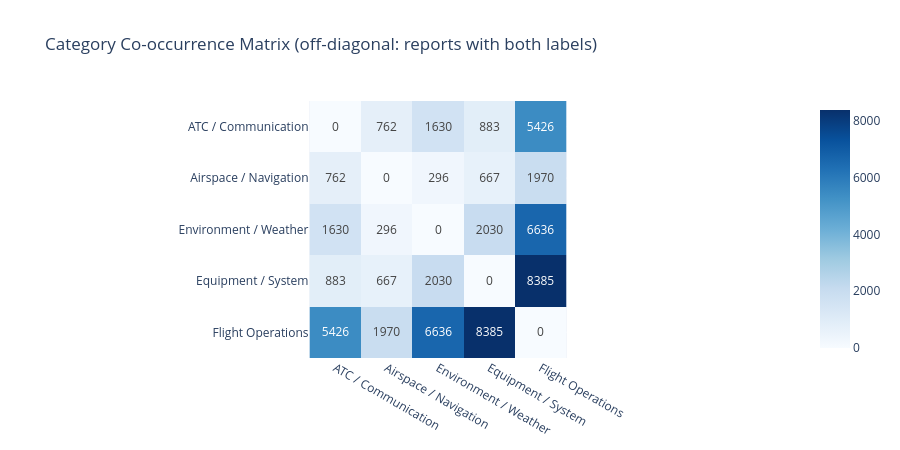

The cell this chart's notebook holds for it:
### Markdown cell above
## 3. Category Co-occurrence Heatmap

### Code cell
co_matrix = cats[label_cols].T.dot(cats[label_cols]).astype(int)
np.fill_diagonal(co_matrix.values, 0)
display_names = [LABEL_DISPLAY.get(c, c) for c in label_cols]

fig = px.imshow(
    co_matrix.values,
    x=display_names,
    y=display_names,
    text_auto=True,
    color_continuous_scale="Blues",
    title="Category Co-occurrence Matrix (off-diagonal: reports with both labels)",
)
fig.update_layout(height=450)
fig.show()

### Figure 1 — Plotly figure (JSON) as saved in the notebook; plotly's stock layout.template omitted (floating-point values rounded to 4 significant figures)
{"data": [{"coloraxis": "coloraxis", "hovertemplate": "x: %{x}<br>y: %{y}<br>color: %{z}<extra></extra>", "name": "0", "texttemplate": "%{z}", "type": "heatmap", "x": ["ATC / Communication", "Airspace / Navigation", "Environment / Weather", "Equipment / System", "Flight Operations"], "xaxis": "x", "y": ["ATC / Communication", "Airspace / Navigation", "Environment / Weather", "Equipment / System", "Flight Operations"], "yaxis": "y", "z": [[0, 762, 1630, 883, 5426], [762, 0, 296, 667, 1970], [1630, 296, 0, 2030, 6636], [883, 667, 2030, 0, 8385], [5426, 1970, 6636, 8385, 0]]}], "layout": {"coloraxis": {"colorscale": [[0, "rgb(247,251,255)"], [0.125, "rgb(222,235,247)"], [0.25, "rgb(198,219,239)"], [0.375, "rgb(158,202,225)"], [0.5, "rgb(107,174,214)"], [0.625, "rgb(66,146,198)"], [0.75, "rgb(33,113,181)"], [0.875, "rgb(8,81,156)"], [1, "rgb(8,48,107)"]]}, "height": 450, "title": {"text": "Category Co-occurrence Matrix (off-diagonal: reports with both labels)"}, "xaxis": {"anchor": "y", "constrain": "domain", "domain": [0, 1], "scaleanchor": "y"}, "yaxis": {"anchor": "x", "autorange": "reversed", "constrain": "domain", "domain": [0, 1]}}}
